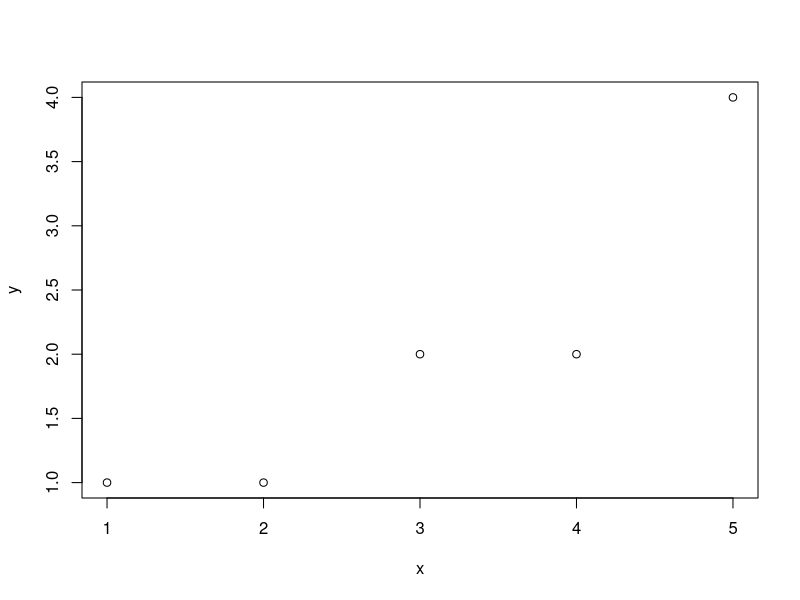

This figure's R source: (Note: this script raises an error after producing the figure.)
library("plyr")
library("tidyverse")
library("gmodels")

store <- read_csv("store.csv")
tp <- read_csv("tp.csv")
plot(store)

storelm <-lm(y~x,date=store)
summary(storelm)
plot(storelm)

x <- store$x
y <- store$y
x_avg = ave(store$x)
y_avg = ave(store$y)
SSxy = sum((x-x_avg)*(y-y_avg))
SSxx = sum((x-x_avg)^2)
b1 = SSxy/SSxx
b0 = y_avg[1] - b1*x_avg[1]
